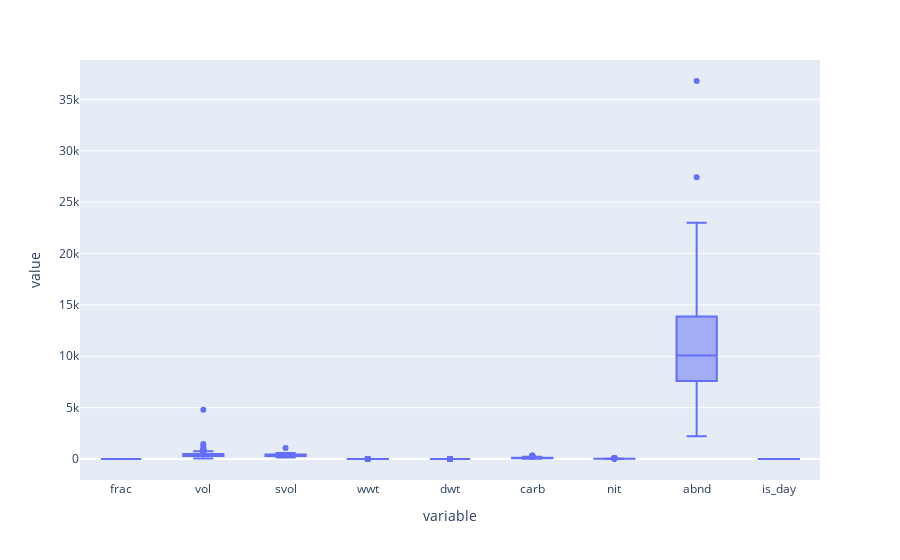

This figure's notebook cell:
### Markdown cell above
## Final plot

---

### Code cell
raw_data.groupby(["time", "lat", "lon", "depth"]).mean().plot.box()

### Figure 1 — Plotly figure (JSON) as saved in the notebook; plotly's stock layout.template omitted (floating-point values rounded to 4 significant figures; data arrays with more than 128 entries replaced by an {"elided": "..."} marker saying what was removed)
{"data": [{"alignmentgroup": "True", "hovertemplate": "variable=%{x}<br>value=%{y}<extra></extra>", "legendgroup": "", "marker": {"color": "#636efa"}, "name": "", "notched": false, "offsetgroup": "", "orientation": "v", "showlegend": false, "type": "box", "x": {"elided": "39456 str values"}, "x0": " ", "xaxis": "x", "y": {"elided": "39456 float values"}, "y0": " ", "yaxis": "y"}], "layout": {"boxmode": "group", "legend": {"tracegroupgap": 0}, "margin": {"t": 60}, "xaxis": {"anchor": "y", "domain": [0, 1], "title": {"text": "variable"}}, "yaxis": {"anchor": "x", "domain": [0, 1], "title": {"text": "value"}}}}
